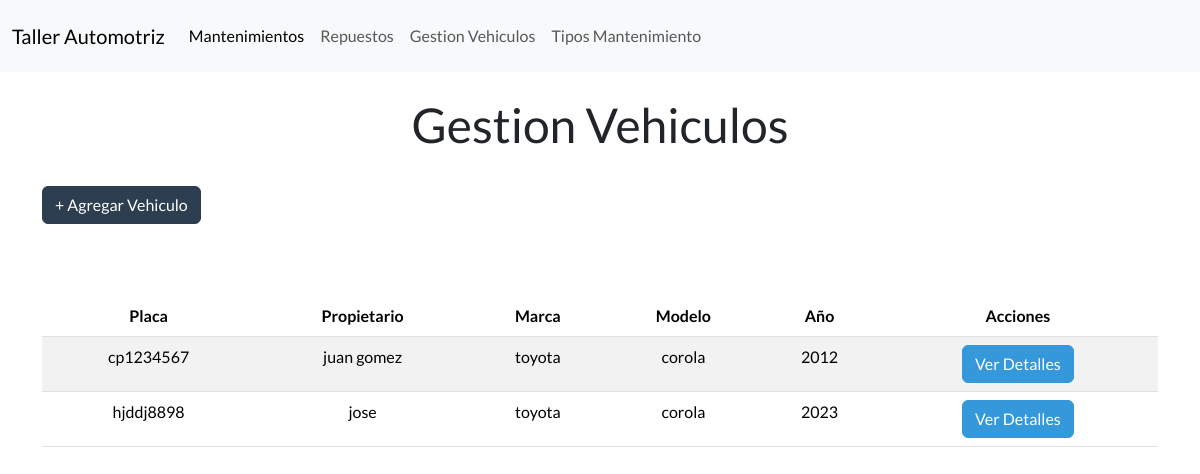
Before: /gestion_vehiculos/ with the older database file.
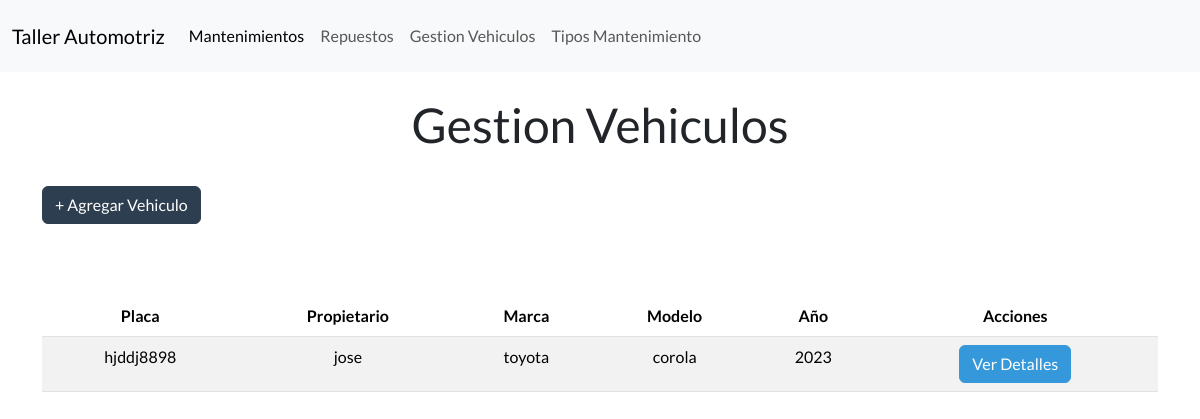
After: the same page with the newer database file.
### Aplicaciones/Taller/models.py (models this page shows, shortened)
class Vehiculo(models.Model): # * Modelo para representar un vehículo
    id = models.AutoField(primary_key=True)  # ~ Campo autoincremental
    placa_vehiculo = models.CharField(max_length=9, unique=True, blank=True)  #~ Visible al usuario
    nombre_propietario = models.CharField(max_length=100)
    marca = models.CharField(max_length=50)
    modelo = models.CharField(max_length=50)
    anio = models.PositiveIntegerField() # ~ tipo de dato para años (enteros positivos)

### Aplicaciones/Taller/views.py (the view)
# urls.py: path('gestion_vehiculos/', views.gestion_vehiculos, name="gestion_vehiculos"),  # * Mapea la URL 'gestion_vehiculos/' a la vista gestion_vehiculos
def gestion_vehiculos(request):
    gestionvehiculos = Vehiculo.objects.all()   # * Recibe todos los vehículos de la base de datos para la gestión de vehículos
    """
     * Render the vehicle management page.
    """
    return render(request, 'gestion_vehiculos.html', {'gestion_vehiculos': gestionvehiculos})  # * Renderiza la plantilla 'gestion_vehiculos.html'

### Aplicaciones/Taller/templates/gestion_vehiculos.html (shortened to what this page needs)
{% extends "plantilla.html" %}{% load static %}
{% block content %}
    <div class="container">
        <h1 class="text-center mt-4">Gestion Vehiculos</h1>
        <button type="button" class="btn btn-primary mt-4 mb-4" data-bs-toggle="modal" data-bs-target="#exampleModal">
            + Agregar Vehiculo
        </button>
        <br>
        {% if gestion_vehiculos %}
        <div class="table-responsive" mt-4>
            {% if gestion_vehiculos %}
            <table class="table table-striped table-hover text-center mt-5" id="tabla-repuestos">
                <thead>
                    <tr>
                        <th>Placa</th>
                        <th>Propietario</th>
                        <th>Marca</th>
                        <th>Modelo</th>
                        <th>Año</th>
                        <th>Acciones</th>
                    </tr>
                </thead>
                <tbody>
                    {% for vehiculo in gestion_vehiculos %}
                    <tr>
                        <td>{{ vehiculo.placa_vehiculo }}</td>
                        <td>{{ vehiculo.nombre_propietario }}</td>
                        <td>{{ vehiculo.marca }}</td>
                        <td>{{ vehiculo.modelo }}</td>
                        <td>{{ vehiculo.anio }}</td>
                        <td>
                            <a href="{% url 'detalle_vehiculo' vehiculo.id %}" class="btn btn-info">Ver Detalles</a>
                        </td>
                    </tr>
                    {% endfor %}
                </tbody>
            </table>
            {% else %}
            <div class="alert alert-info text-center mt-4" role="alert">
                No hay Vehiculos disponibles en este momento.
            </div>
            {% endif %}
    {% else %}
        <div class="alert alert-warning text-center mt-4" role="alert">
            No se encontraron Vehiculos Registrados.
        </div>
    {% endif %}
{% endblock %}

Changed rows visible on the page:
removed Vehiculo: placa_vehiculo "cp1234567", nombre_propietario "juan gomez", marca "toyota", modelo "corola", anio "2012"
